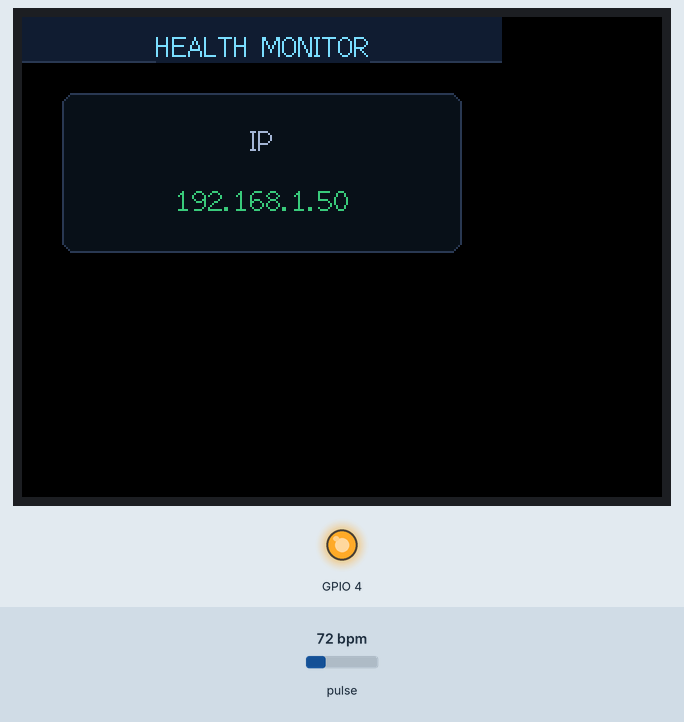
Simulated run of this sketch. Board: ESP32. Parts: 320×240 colour display, output pins drawn as LEDs (lit = HIGH). The inputs (shaded band) are chosen by the test bench; at power-on: pulse 72 bpm. WiFi joins after 1.5 s; servers stay silent unless stated; not simulated (calls return 0 or success): secrets.h; what the sketch prints to the serial monitor is not drawn.

Above: at 1.9 s.
At 5.6 s:
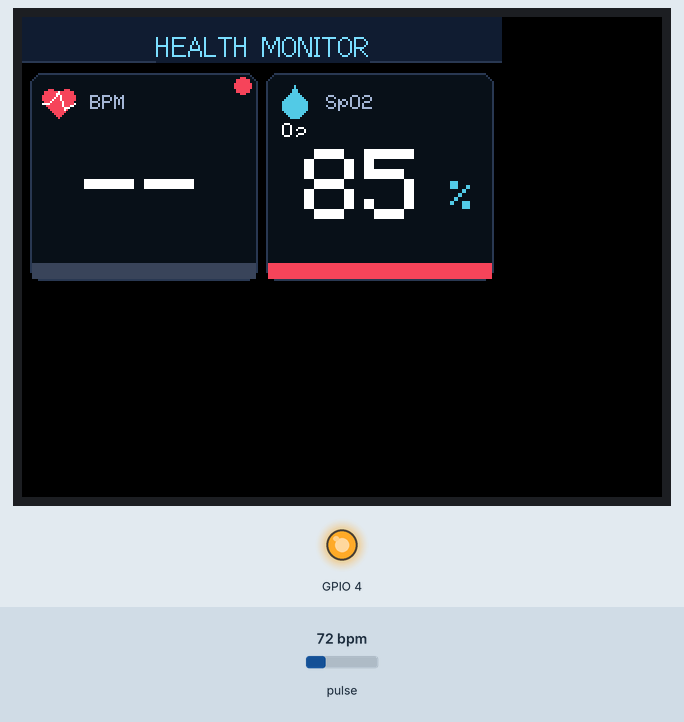
5.7 s: pulse set to 42 bpm
At 8.1 s:
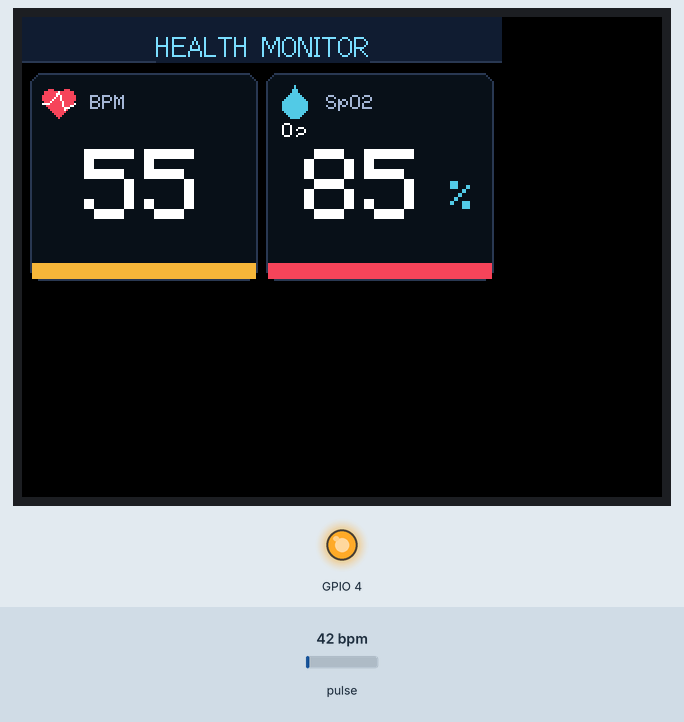
8.7 s: pulse set to 81 bpm
At 10.3 s:
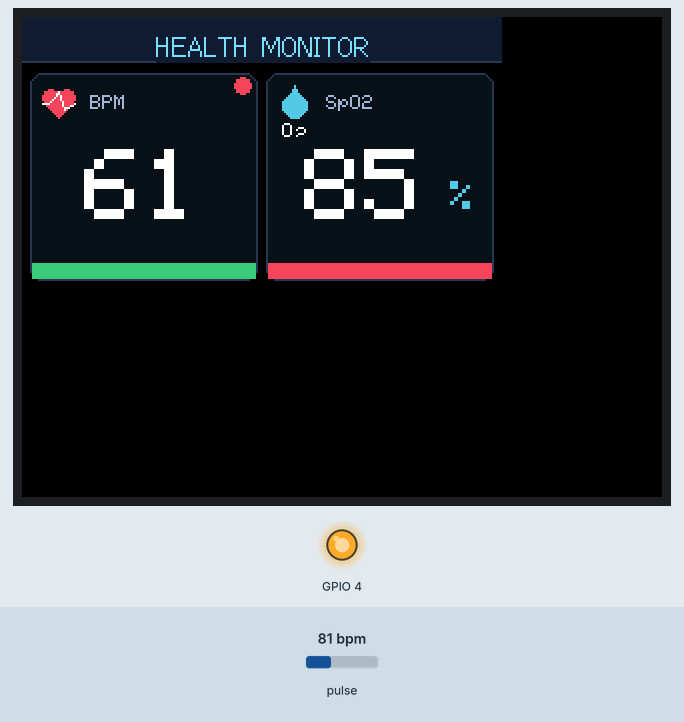
10.7 s: pulse set to 70 bpm
At 12.8 s:
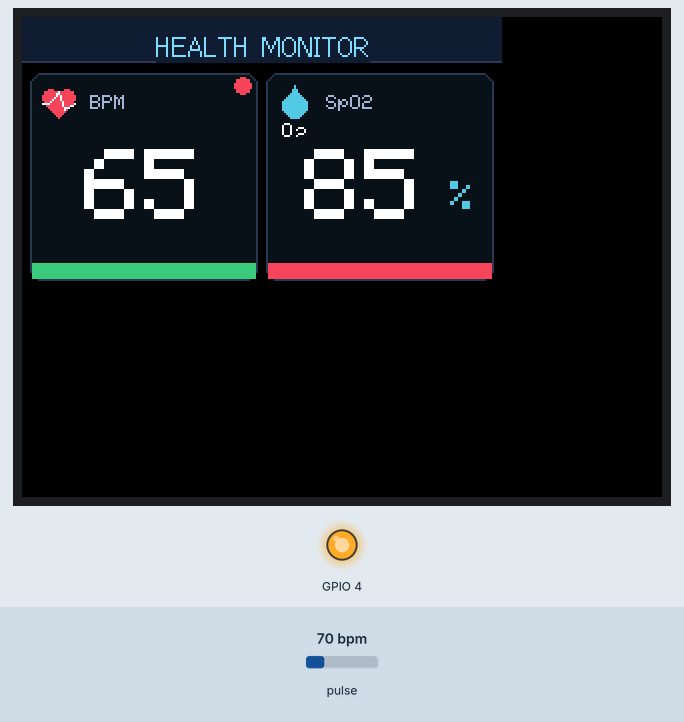
Timing chart, 0 to 14.3 s (numbered marks = the images above; inputs shaded):
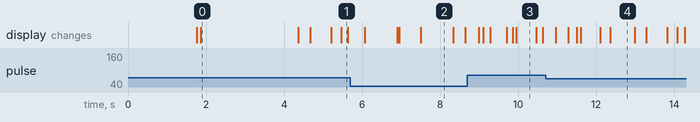

Measured:
- what the display in image 0 shows lasts 2.5 s, from 1.9 s to 4.4 s

The sketch:

health_monitor.ino
```cpp
#include <Wire.h>
#include <MAX30105.h>
#include <heartRate.h>
#include <TFT_eSPI.h>
#include <WiFi.h>
#include <ESPAsyncWebServer.h>
#include "secrets.h"

MAX30105 particleSensor;
TFT_eSPI tft = TFT_eSPI();
AsyncWebServer server(80);

const byte RATE_SIZE = 10;
byte rates[RATE_SIZE];
byte rateSpot = 0;
long lastBeat = 0;
float beatsPerMinute;
int beatAvg = 0;
float ESpO2 = 0;

#define FINGER_ON 30000
#define FINGER_OFF_COUNT 10  // require this many low samples before declaring finger off

bool fingerPresent = false;
int fingerOffCounter = 0;

// =========================================================================
// THEME + UI HELPERS
// All drawing is presentation only. None of this touches sensor math, the
// MAX30102 ISR path, the WiFi setup, or the /data JSON endpoint.
// =========================================================================

// Layout constants for the active dashboard. Pre-computed so loop() can
// repaint just the inner numeric region without redrawing the card frames.
#define HEADER_H        22
#define BPM_CARD_X      4
#define BPM_CARD_Y      28
#define BPM_CARD_W      114
#define BPM_CARD_H      104
#define SPO2_CARD_X     122
#define SPO2_CARD_Y     28
#define SPO2_CARD_W     114
#define SPO2_CARD_H     104
#define STATUS_STRIP_H  8
#define BEAT_DOT_X      (BPM_CARD_X + BPM_CARD_W - 8)
#define BEAT_DOT_Y      (BPM_CARD_Y + 6)
#define BEAT_DOT_R      4

// Inner numeric regions (cleared each tick).
#define BPM_VALUE_X     (BPM_CARD_X + 4)
#define BPM_VALUE_Y     (BPM_CARD_Y + 32)
#define BPM_VALUE_W     (BPM_CARD_W - 8)
#define BPM_VALUE_H     50
#define SPO2_VALUE_X    (SPO2_CARD_X + 4)
#define SPO2_VALUE_Y    (SPO2_CARD_Y + 32)
#define SPO2_VALUE_W    (SPO2_CARD_W - 8)
#define SPO2_VALUE_H    50

uint16_t COL_BG, COL_HEADER_BG, COL_HEADER_FG;
uint16_t COL_CARD_BG, COL_CARD_BORDER, COL_LABEL, COL_SUBLABEL;
uint16_t COL_BPM_ACCENT, COL_SPO2_ACCENT, COL_VALUE;
uint16_t COL_STATUS_GOOD, COL_STATUS_WARN, COL_STATUS_BAD, COL_STATUS_IDLE;

void initTheme() {
  COL_BG          = TFT_BLACK;
  COL_HEADER_BG   = tft.color565(18, 28, 48);     // slate navy
  COL_HEADER_FG   = tft.color565(120, 220, 255);  // cyan
  COL_CARD_BG     = tft.color565(14, 18, 28);     // near-black panel
  COL_CARD_BORDER = tft.color565(40, 56, 84);     // muted slate
  COL_LABEL       = tft.color565(160, 180, 210);  // soft grey-blue
  COL_SUBLABEL    = tft.color565(110, 125, 150);
  COL_BPM_ACCENT  = tft.color565(240, 70, 90);    // medical red
  COL_SPO2_ACCENT = tft.color565(80, 200, 230);   // cyan
  COL_VALUE       = TFT_WHITE;
  COL_STATUS_GOOD = tft.color565(60, 200, 120);   // green
  COL_STATUS_WARN = tft.color565(240, 180, 60);   // amber
  COL_STATUS_BAD  = tft.color565(240, 70, 90);    // red
  COL_STATUS_IDLE = tft.color565(60, 70, 90);     // slate
}

void drawHeaderBar(const char* title) {
  tft.fillRect(0, 0, 240, HEADER_H, COL_HEADER_BG);
  tft.fillRect(0, HEADER_H, 240, 1, COL_CARD_BORDER);
  tft.setTextColor(COL_HEADER_FG, COL_HEADER_BG);
  tft.setTextSize(1);
  tft.drawCentreString(title, 120, 7, 2);
}

void drawCardFrame(int x, int y, int w, int h, uint16_t border, uint16_t fill) {
  tft.fillRoundRect(x, y, w, h, 6, fill);
  tft.drawRoundRect(x, y, w, h, 6, border);
}

// Heart with an ECG line running through it. Centred at (cx, cy).
// Heart silhouette ~16 wide x 14 tall. Two lobes + triangle point.
void drawHeartEcgIcon(int cx, int cy, uint16_t heartCol, uint16_t ecgCol) {
  // Lobes
  tft.fillCircle(cx - 4, cy - 2, 4, heartCol);
  tft.fillCircle(cx + 4, cy - 2, 4, heartCol);
  // Point (triangle stretching down)
  tft.fillTriangle(cx - 7, cy,  cx + 7, cy,  cx, cy + 8, heartCol);

  // ECG polyline across the heart's middle. Five segments: flat, small bump,
  // sharp spike up, sharp spike down, return to flat.
  int y0 = cy + 1;
  tft.drawLine(cx - 8, y0,     cx - 5, y0,     ecgCol);
  tft.drawLine(cx - 5, y0,     cx - 3, y0 - 2, ecgCol);
  tft.drawLine(cx - 3, y0 - 2, cx,     y0 - 6, ecgCol);
  tft.drawLine(cx,     y0 - 6, cx + 3, y0 + 3, ecgCol);
  tft.drawLine(cx + 3, y0 + 3, cx + 8, y0,     ecgCol);
}

// Teardrop with "O2" label. Centred at (cx, cy). About 14 wide x 18 tall.
void drawDropletO2Icon(int cx, int cy, uint16_t dropCol, uint16_t textCol) {
  // Round bottom
  tft.fillCircle(cx, cy + 2, 6, dropCol);
  // Pointed top
  tft.fillTriangle(cx - 5, cy + 1,  cx + 5, cy + 1,  cx, cy - 8, dropCol);

  // "O2" label below the droplet. The "2" sits one pixel lower so it reads
  // as a subscript even at size 1.
  tft.setTextSize(1);
  tft.setTextColor(textCol, COL_CARD_BG);
  tft.drawString("O", cx - 6, cy + 11, 1);
  tft.drawString("2", cx + 1, cy + 13, 1);
}

void drawStatusStrip(int x, int y, int w, int h, uint16_t col) {
  tft.fillRect(x, y, w, h, col);
}

uint16_t bpmStatusColor(int bpm) {
  if (bpm <= 0) return COL_STATUS_IDLE;
  if (bpm >= 60 && bpm <= 100) return COL_STATUS_GOOD;
  if ((bpm >= 50 && bpm < 60) || (bpm > 100 && bpm <= 110)) return COL_STATUS_WARN;
  return COL_STATUS_BAD;
}

uint16_t spo2StatusColor(float spo2) {
  if (spo2 < 80) return COL_STATUS_IDLE;
  if (spo2 >= 95) return COL_STATUS_GOOD;
  if (spo2 >= 92) return COL_STATUS_WARN;
  return COL_STATUS_BAD;
}

// =========================================================================
// SCREENS
// =========================================================================

void drawPlaceFingerScreen() {
  tft.fillScreen(COL_BG);
  drawHeaderBar("HEALTH MONITOR");

  // Centred prompt card.
  int cx = 20, cy = 32, cw = 200, ch = 96;
  drawCardFrame(cx, cy, cw, ch, COL_CARD_BORDER, COL_CARD_BG);

  // Heart-ECG icon top of card.
  drawHeartEcgIcon(cx + cw / 2, cy + 22, COL_BPM_ACCENT, COL_VALUE);

  // Headline
  tft.setTextColor(TFT_YELLOW, COL_CARD_BG);
  tft.setTextSize(2);
  tft.drawCentreString("PLACE FINGER", cx + cw / 2, cy + 44, 1);

  // Subline
  tft.setTextSize(1);
  tft.setTextColor(COL_SUBLABEL, COL_CARD_BG);
  tft.drawCentreString("Touch sensor to begin", cx + cw / 2, cy + 70, 1);
}

void drawReadingScreen() {
  tft.fillScreen(COL_BG);
  drawHeaderBar("HEALTH MONITOR");

  // BPM card.
  drawCardFrame(BPM_CARD_X, BPM_CARD_Y, BPM_CARD_W, BPM_CARD_H, COL_CARD_BORDER, COL_CARD_BG);
  drawHeartEcgIcon(BPM_CARD_X + 14, BPM_CARD_Y + 14, COL_BPM_ACCENT, COL_VALUE);
  tft.setTextSize(1);
  tft.setTextColor(COL_LABEL, COL_CARD_BG);
  tft.drawString("BPM", BPM_CARD_X + 30, BPM_CARD_Y + 11, 1);

  // SpO2 card.
  drawCardFrame(SPO2_CARD_X, SPO2_CARD_Y, SPO2_CARD_W, SPO2_CARD_H, COL_CARD_BORDER, COL_CARD_BG);
  drawDropletO2Icon(SPO2_CARD_X + 14, SPO2_CARD_Y + 14, COL_SPO2_ACCENT, COL_VALUE);
  tft.setTextSize(1);
  tft.setTextColor(COL_LABEL, COL_CARD_BG);
  tft.drawString("SpO2", SPO2_CARD_X + 30, SPO2_CARD_Y + 11, 1);
}

void drawWifiSplash(const String& line1, const String& line2) {
  tft.fillScreen(COL_BG);
  drawHeaderBar("HEALTH MONITOR");

  int cx = 20, cy = 38, cw = 200, ch = 80;
  drawCardFrame(cx, cy, cw, ch, COL_CARD_BORDER, COL_CARD_BG);

  tft.setTextColor(COL_LABEL, COL_CARD_BG);
  tft.setTextSize(1);
  tft.drawCentreString(line1, cx + cw / 2, cy + 16, 2);

  tft.setTextColor(COL_STATUS_GOOD, COL_CARD_BG);
  tft.setTextSize(1);
  tft.drawCentreString(line2, cx + cw / 2, cy + 46, 2);
}

void startWebServer() {
  server.on("/data", HTTP_GET, [](AsyncWebServerRequest *request) {
    String json = "{";
    json += "\"bpm\":";
    json += (fingerPresent && beatAvg > 0) ? String(beatAvg) : "0";
    json += ",\"spo2\":";
    json += (fingerPresent && ESpO2 > 80) ? String(ESpO2, 1) : "0.0";
    json += "}";
    request->send(200, "application/json", json);
  });
  server.begin();
}

void setup() {
  Serial.begin(115200);
  btStop();

  Wire.begin(21, 22);
  Wire.setClock(I2C_SPEED_FAST);

  pinMode(4, OUTPUT);
  digitalWrite(4, HIGH);
  tft.init();
  tft.setRotation(1);
  initTheme();

  drawWifiSplash("Connecting WiFi", String(WIFI_SSID));
  WiFi.mode(WIFI_STA);
  WiFi.begin(WIFI_SSID, WIFI_PASSWORD);
  Serial.print("Connecting to WiFi");
  unsigned long wifiStart = millis();
  while (WiFi.status() != WL_CONNECTED && millis() - wifiStart < 20000) {
    delay(500);
    Serial.print(".");
  }

  String ipLine;
  if (WiFi.status() == WL_CONNECTED) {
    ipLine = WiFi.localIP().toString();
    Serial.print("\nWiFi connected. IP: ");
    Serial.println(ipLine);
    startWebServer();
  } else {
    ipLine = "WiFi failed";
    Serial.println("\nWiFi connect failed; continuing offline.");
  }
  drawWifiSplash("IP", ipLine);
  delay(2500);

  if (!particleSensor.begin(Wire, I2C_SPEED_FAST)) {
    tft.fillScreen(TFT_BLACK);
    tft.setTextColor(TFT_RED);
    tft.drawCentreString("SENSOR NOT FOUND", 120, 60, 2);
    while (1);
  }

  byte ledBrightness = 0x1F;
  byte sampleAverage = 8;
  byte ledMode = 2;
  int sampleRate = 400;
  int pulseWidth = 411;
  int adcRange = 4096;
  particleSensor.setup(ledBrightness, sampleAverage, ledMode, sampleRate, pulseWidth, adcRange);

  drawPlaceFingerScreen();
}

void loop() {
  particleSensor.check();

  while (particleSensor.available()) {
    long irValue = particleSensor.getFIFOIR();
    long redValue = particleSensor.getFIFORed();
    particleSensor.nextSample();

    // Finger detection with hysteresis
    if (irValue < FINGER_ON) {
      fingerOffCounter++;
      if (fingerOffCounter >= FINGER_OFF_COUNT && fingerPresent) {
        fingerPresent = false;
        beatAvg = 0;
        ESpO2 = 0;
        rateSpot = 0;
        for (byte x = 0; x < RATE_SIZE; x++) rates[x] = 0;
        drawPlaceFingerScreen();
      }
      continue;
    } else {
      fingerOffCounter = 0;
      if (!fingerPresent) {
        fingerPresent = true;
        drawReadingScreen();
      }
    }

    // Heart Rate Calculation
    if (checkForBeat(irValue) == true) {
      tft.fillCircle(BEAT_DOT_X, BEAT_DOT_Y, BEAT_DOT_R, COL_BPM_ACCENT);
      long delta = millis() - lastBeat;
      lastBeat = millis();
      beatsPerMinute = 60.0 / (delta / 1000.0);

      if (beatsPerMinute >= 35 && beatsPerMinute < 200) {
        rates[rateSpot++] = (byte)beatsPerMinute;
        rateSpot %= RATE_SIZE;
        long sum = 0;
        byte validCount = 0;
        for (byte x = 0; x < RATE_SIZE; x++) {
          if (rates[x] > 0) {
            sum += rates[x];
            validCount++;
          }
        }
        if (validCount > 0) beatAvg = sum / validCount;
      }
    }

    // SpO2 Calculation
    if (irValue > 0) {
      double ratio = (double)redValue / (double)irValue;
      float currentSpO2 = -45.06 * ratio * ratio + 30.354 * ratio + 94.845;
      if (currentSpO2 > 100) currentSpO2 = 100;
      if (currentSpO2 > 80) {
        if (ESpO2 == 0) ESpO2 = currentSpO2;
        else ESpO2 = (ESpO2 * 0.95) + (currentSpO2 * 0.05);
      }
    }
  }

  // Clear pulse circle if no beat detected recently
  if (fingerPresent && millis() - lastBeat > 600) {
    tft.fillCircle(BEAT_DOT_X, BEAT_DOT_Y, BEAT_DOT_R, COL_CARD_BG);
  }

  // Update display only when finger is present
  static unsigned long lastUpdate = 0;
  if (fingerPresent && millis() - lastUpdate > 300) {
    // Repaint only the inner numeric regions; card frames + icons + labels
    // were painted once by drawReadingScreen on the finger-on transition.
    tft.fillRect(BPM_VALUE_X, BPM_VALUE_Y, BPM_VALUE_W, BPM_VALUE_H, COL_CARD_BG);
    tft.fillRect(SPO2_VALUE_X, SPO2_VALUE_Y, SPO2_VALUE_W, SPO2_VALUE_H, COL_CARD_BG);

    // BPM big number
    tft.setTextColor(COL_VALUE, COL_CARD_BG);
    tft.setTextSize(5);
    char bpmBuf[8];
    if (beatAvg > 0) snprintf(bpmBuf, sizeof(bpmBuf), "%d", beatAvg);
    else             snprintf(bpmBuf, sizeof(bpmBuf), "--");
    tft.drawCentreString(bpmBuf, BPM_CARD_X + BPM_CARD_W / 2, BPM_VALUE_Y + 6, 1);

    // SpO2 big number with % suffix
    tft.setTextColor(COL_VALUE, COL_CARD_BG);
    tft.setTextSize(5);
    char spo2Buf[8];
    if (ESpO2 > 80) snprintf(spo2Buf, sizeof(spo2Buf), "%d", (int)ESpO2);
    else            snprintf(spo2Buf, sizeof(spo2Buf), "--");
    tft.drawCentreString(spo2Buf, SPO2_CARD_X + SPO2_CARD_W / 2 - 8, SPO2_VALUE_Y + 6, 1);
    tft.setTextSize(2);
    tft.setTextColor(COL_SPO2_ACCENT, COL_CARD_BG);
    if (ESpO2 > 80) tft.drawString("%", SPO2_CARD_X + SPO2_CARD_W - 22, SPO2_VALUE_Y + 22, 1);

    // Status strips at the bottom of each card
    drawStatusStrip(BPM_CARD_X + 1,  BPM_CARD_Y + BPM_CARD_H - STATUS_STRIP_H - 1,
                    BPM_CARD_W - 2,  STATUS_STRIP_H, bpmStatusColor(beatAvg));
    drawStatusStrip(SPO2_CARD_X + 1, SPO2_CARD_Y + SPO2_CARD_H - STATUS_STRIP_H - 1,
                    SPO2_CARD_W - 2, STATUS_STRIP_H, spo2StatusColor(ESpO2));

    long currentIR = particleSensor.getIR();
    long currentRed = particleSensor.getRed();
    Serial.print("IR: ");
    Serial.print(currentIR);
    Serial.print(" | RED: ");
    Serial.print(currentRed);
    Serial.print(" | BPM: ");
    if (beatAvg > 0) Serial.print(beatAvg);
    else Serial.print("--");
    Serial.print(" | SpO2: ");
    if (ESpO2 > 80) {
      Serial.print((int)ESpO2);
      Serial.println("%");
    } else {
      Serial.println("--");
    }
    lastUpdate = millis();
  }
}
```
